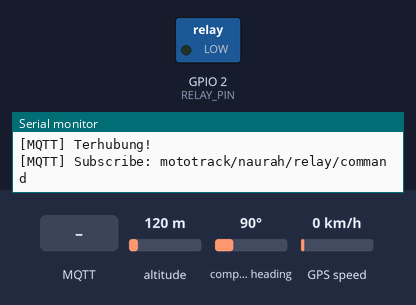
Bench run of a sketch on a simulated ESP32. Parts: switched loads named in the sketch (green lamp = pin HIGH), the last lines printed to the serial monitor. The inputs (shaded band) are chosen by the test bench; at power-on: altitude 120 m, compass heading 90°, GPS speed 0 km/h. WiFi joins after 1.5 s; servers stay silent unless stated; uploads are accepted with an empty reply; the GPS gets a fix after 3 s at 37.7749, -122.4194 with 8 satellites; no MQTT or app messages arrive unless stated.

Above: at 2.7 s.
2.8 s: MQTT message "1" arrives on the first subscribed topic
At 3.4 s:
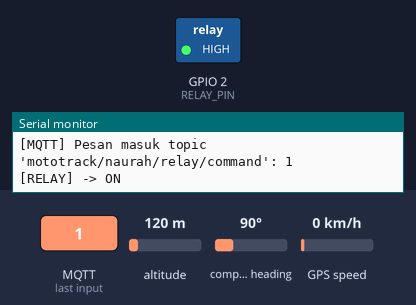
4.3 s: MQTT message "true" arrives on the first subscribed topic
6.7 s: MQTT message "on" arrives on the first subscribed topic
Timing chart, 0 to 9.7 s (numbered marks = the images above; inputs shaded):
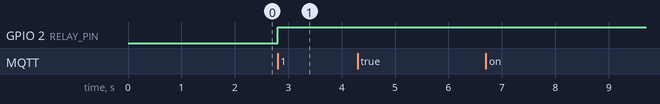

The sketch:

skripsiINO_lokal.ino
```cpp
#include <WiFi.h>
#include <WiFiClient.h>         // HTTP biasa (non-TLS) untuk server lokal
#include <WiFiClientSecure.h>   // TLS tetap dipakai untuk MQTT ke EMQX Cloud
#include <HTTPClient.h>
#include <PubSubClient.h>
#include <TinyGPS++.h>
#include <HardwareSerial.h>

// ============================================================
//  KONFIGURASI — VERSI LOKAL
// ============================================================
const char* WIFI_SSID  = "NamaWiFi";
const char* WIFI_PASS  = "PasswordWiFi";
const char* SERVER_URL = "http://192.168.x.x:8000"; // IP komputer (cek: ipconfig)
const char* API_KEY    = "API_key_kamu";            // Samakan dengan file .env di Laravel

// -- Mosquitto Lokal --
// Ganti IP di bawah dengan IP komputer kamu di jaringan lokal
// (sama dengan SERVER_URL, cek dengan ipconfig di Windows)
const char* MQTT_HOST   = "192.168.x.x";    // IP komputer, samakan dengan SERVER_URL
const int   MQTT_PORT   = 1883;             // Plain TCP — tanpa TLS
const char* MQTT_USER   = "";               // kosong — tanpa auth
const char* MQTT_PASS   = "";               // kosong — tanpa auth

// Client ID unik per device (boleh bebas, tidak boleh sama antar device)
const char* MQTT_CLIENT_ID = "esp32-mototrack-naurah";

// Topic
// Subscribe: perintah relay dari Laravel
const char* TOPIC_RELAY_CMD   = "mototrack/naurah/relay/command";
// Subscribe: sync state saat reconnect (Laravel publish retained message)
// Publish  : konfirmasi state relay aktual dari ESP32
const char* TOPIC_RELAY_STATE = "mototrack/naurah/relay/state";
// ============================================================

#define RELAY_PIN          2
#define GPS_RX_PIN         4
#define GPS_TX_PIN         5
#define GPS_BAUD           9600

#define GPS_PUSH_INTERVAL  5000
#define HTTP_TIMEOUT       4000
#define MQTT_RECONNECT_INTERVAL 5000

// ── GPS ──
TinyGPSPlus    gps;
HardwareSerial gpsSerial(1);

// ── HTTP (khusus GPS) ──
WiFiClient   gpsClient;
bool httpBusy = false;
ulong lastGpsPush = 0;

// ── MQTT — WiFiClient ──
WiFiClient       mqttPlainClient;
PubSubClient     mqttClient(mqttPlainClient);
ulong lastMqttReconnect = 0;

// ── State ──
bool  relayState = false;

// ── Helper header HTTP ──
void addCommonHeaders(HTTPClient &http) {
  http.addHeader("X-ESP-Key",  API_KEY);
  http.addHeader("User-Agent", "ESP32HTTPClient/1.0");
  http.addHeader("Accept",     "application/json");
}

// ============================================================
//  MQTT: Callback — dipanggil saat ada pesan masuk
// ============================================================
void mqttCallback(char* topic, byte* payload, unsigned int length) {
  // Konversi payload ke string
  String msg = "";
  for (unsigned int i = 0; i < length; i++) msg += (char)payload[i];
  msg.trim();

  Serial.printf("[MQTT] Pesan masuk topic '%s': %s\n", topic, msg.c_str());

  // ── Topic: perintah relay (dari Laravel saat user tekan tombol) ──
  if (String(topic) == TOPIC_RELAY_CMD) {
    bool shouldOn = (msg == "1" || msg == "true" || msg == "on");
    setRelay(shouldOn);
  }
}

// ============================================================
//  Set relay + publish konfirmasi
// ============================================================
void setRelay(bool on) {
  relayState = on;
  digitalWrite(RELAY_PIN, on ? HIGH : LOW);
  Serial.printf("[RELAY] -> %s\n", on ? "ON" : "OFF");
}

// ============================================================
//  MQTT: Connect / Reconnect
// ============================================================
void mqttConnect() {
  Serial.printf("[MQTT] Menghubungkan ke %s:%d ...\n", MQTT_HOST, MQTT_PORT);

  // Coba connect dengan credentials
  bool connected = mqttClient.connect(
    MQTT_CLIENT_ID,
    MQTT_USER,
    MQTT_PASS
  );

  if (connected) {
    Serial.println("[MQTT] Terhubung!");

    // Subscribe topic perintah relay saja
    mqttClient.subscribe(TOPIC_RELAY_CMD, 1);
    Serial.printf("[MQTT] Subscribe: %s\n", TOPIC_RELAY_CMD);

  } else {
    Serial.printf("[MQTT] Gagal connect, rc=%d. Coba lagi dalam %d detik...\n",
                  mqttClient.state(), MQTT_RECONNECT_INTERVAL / 1000);
  }
}

// ============================================================
//  Reconnect WiFi
// ============================================================
void checkWifi() {
  if (WiFi.status() == WL_CONNECTED) return;

  Serial.println("[WiFi] Terputus, reconnecting...");
  WiFi.disconnect();
  delay(1000);
  WiFi.begin(WIFI_SSID, WIFI_PASS);

  unsigned long t = millis();
  while (WiFi.status() != WL_CONNECTED && millis() - t < 15000) {
    delay(500);
    Serial.print(".");
  }

  if (WiFi.status() == WL_CONNECTED) {
    Serial.printf("\n[WiFi] Terhubung: %s\n", WiFi.localIP().toString().c_str());
    gpsClient.stop();
    httpBusy = false;
    mqttClient.disconnect();
  } else {
    Serial.println("\n[WiFi] Gagal reconnect, coba lagi nanti...");
  }
}

// ============================================================
//  Kirim GPS via HTTP (tidak berubah dari sebelumnya)
// ============================================================
void pushGps() {
  if (WiFi.status() != WL_CONNECTED) return;
  if (httpBusy) {
    lastGpsPush = 0;
    Serial.println("[GPS] Skip — HTTP sedang sibuk");
    return;
  }

  httpBusy = true;

  HTTPClient http;
  http.setConnectTimeout(HTTP_TIMEOUT);
  http.setTimeout(HTTP_TIMEOUT);

  if (!http.begin(gpsClient, String(SERVER_URL) + "/api/device/gps")) {
    httpBusy = false;
    return;
  }

  addCommonHeaders(http);
  http.addHeader("Content-Type", "application/json");

  bool   valid = gps.location.isValid();
  double lat   = valid ? gps.location.lat() : 0.0;
  double lng   = valid ? gps.location.lng() : 0.0;
  int    sats  = gps.satellites.isValid() ? gps.satellites.value() : 0;

  String body = "{";
  body += "\"lat\":"        + String(lat, 6) + ",";
  body += "\"lng\":"        + String(lng, 6) + ",";
  body += "\"satellites\":" + String(sats)   + ",";
  body += "\"gps_valid\":"  + String(valid ? "true" : "false");
  body += "}";

  int code = http.POST(body);
  if (code > 0) {
    Serial.printf("[GPS] HTTP %d\n", code);
  } else {
    Serial.printf("[GPS] Gagal: %s\n", http.errorToString(code).c_str());
  }

  http.end();
  httpBusy = false;
}

// ============================================================
//  SETUP
// ============================================================
void setup() {
  Serial.begin(115200);

  pinMode(RELAY_PIN, OUTPUT);
  digitalWrite(RELAY_PIN, LOW);

  gpsSerial.begin(GPS_BAUD, SERIAL_8N1, GPS_RX_PIN, GPS_TX_PIN);

  // Konfigurasi PubSubClient
  mqttClient.setServer(MQTT_HOST, MQTT_PORT);
  mqttClient.setCallback(mqttCallback);
  mqttClient.setKeepAlive(60);
  mqttClient.setSocketTimeout(10);
  mqttClient.setBufferSize(512);

  // Konek WiFi
  Serial.printf("\nKoneksi ke WiFi: %s\n", WIFI_SSID);
  WiFi.mode(WIFI_STA);
  WiFi.setAutoReconnect(true);
  WiFi.persistent(true);
  WiFi.begin(WIFI_SSID, WIFI_PASS);

  while (WiFi.status() != WL_CONNECTED) {
    delay(300);
    Serial.print(".");
  }
  Serial.println("\nWiFi terhubung!");
  Serial.printf("IP ESP32 : %s\n", WiFi.localIP().toString().c_str());
  Serial.printf("Server   : %s\n", SERVER_URL);
  Serial.printf("MQTT Host: %s:%d\n", MQTT_HOST, MQTT_PORT);

  mqttConnect();
}

// ============================================================
//  LOOP
// ============================================================
void loop() {
  // ── Baca GPS tiap 5 detik ──
  while (gpsSerial.available() > 0) gps.encode(gpsSerial.read());

  unsigned long now = millis();

  // ── Jaga koneksi WiFi ──
  if (WiFi.status() != WL_CONNECTED) {
    checkWifi();
    return;
  }

  // ── Jaga koneksi MQTT ──
  if (!mqttClient.connected()) {
    if (now - lastMqttReconnect >= MQTT_RECONNECT_INTERVAL) {
      lastMqttReconnect = now;
      mqttConnect();
    }
  } else {
    mqttClient.loop();
  }

  // ── Push GPS via HTTP ──
  if (now - lastGpsPush >= GPS_PUSH_INTERVAL) {
    lastGpsPush = now;
    pushGps();
  }
}
```

Measured:
- after the input at 2.8 s, GPIO 2 (RELAY_PIN): LOW → HIGH at once
